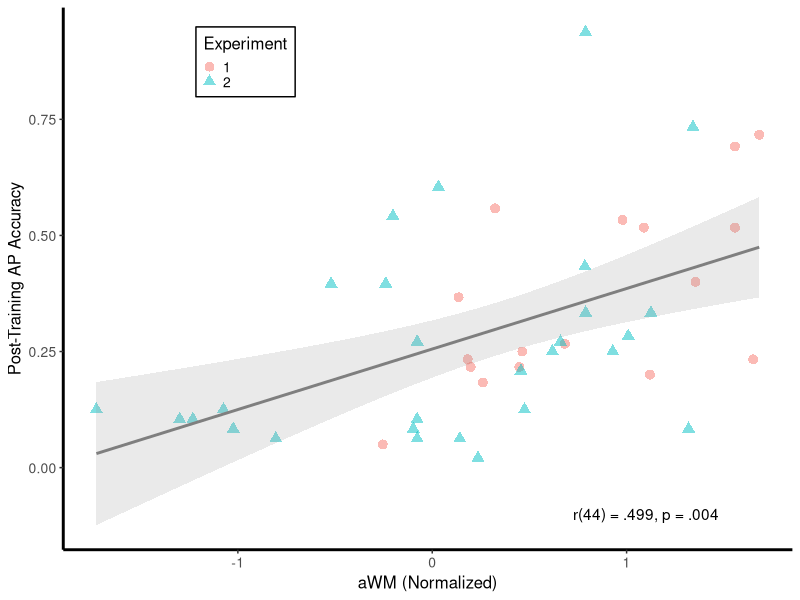
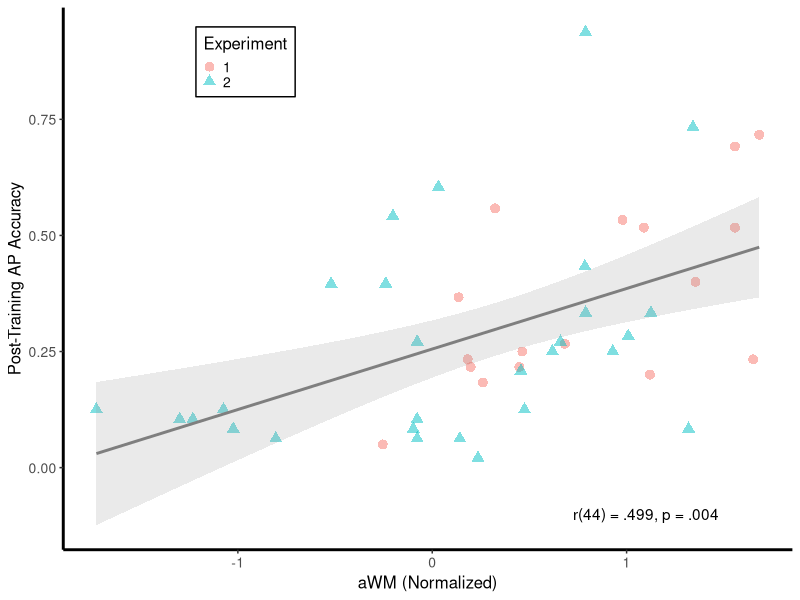

These charts were generated, in order, by the following R code:
setwd("D:/Dropbox/CV and Website/Website Materials/Western Website/Research")

library(ggplot2)
library(dplyr)

cog2015 <- read.csv("cog2015fig.csv")
head(cog2015)
cog2015$Experiment <- as.factor(cog2015$Experiment)

cog2015 <- cog2015 %>%
  filter(aWM > -2)


cog2015.fig <- ggplot(cog2015, aes(x = aWM, y = Posttest)) +
  geom_point(aes(color = Experiment, shape = Experiment), size = 3, alpha = 0.5) +
  stat_smooth(method="lm",se=TRUE, alpha = 0.2, color = "grey50") +
  labs(x = "aWM (Normalized)", y = "Post-Training AP Accuracy") +
  annotate("text", x = 1.1, y = -0.1, label = "r(44) = .499, p = .004") +
  theme(axis.text.y = element_text(size = 10),
        axis.text.x = element_text(size = 10), 
        axis.title.x = element_text(size = 12),
        axis.title.y = element_text(size = 12),
        title = element_text(size = 16), 
        plot.background = element_blank(), 
        panel.background = element_blank(),
        axis.line = element_line(color = "black", size=1),
        legend.position=c(0.25, 0.9),
        legend.title = element_text(size=12),
        legend.box = "horizontal",
        legend.text=element_text(size=10),
        legend.key.size = unit(0.5, "line"),
        legend.background = element_rect(color = "black"))


cog2015.fig

png("Cog2015Fig.png", units = "in", height = 4, width = 5, res = 300)
cog2015.fig
dev.off()
